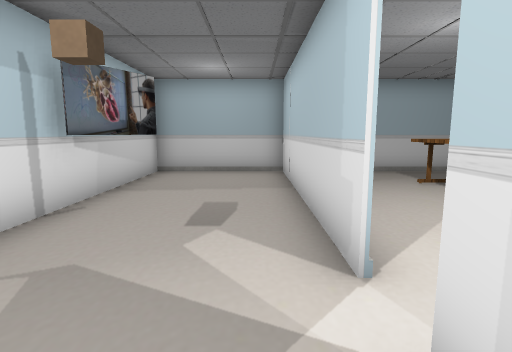
View 1 (above)

12 first-person views from a walk through a Unity game level. The camera is 1.3 m above the floor, tilts 8° down and sees 80° across. Doors are open. The floor is counted in squares, 1 m on a side. Each view is taken from the middle of a square. On the plan, view 1 faces up. The plan holds only what a view shows up to about 14 squares ahead; the rest is blank. The place goes on beyond the plan. The player is left out. Some surface patterns are stand-ins.

View 2
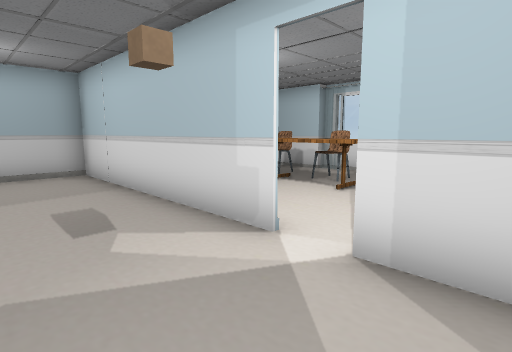

View 3
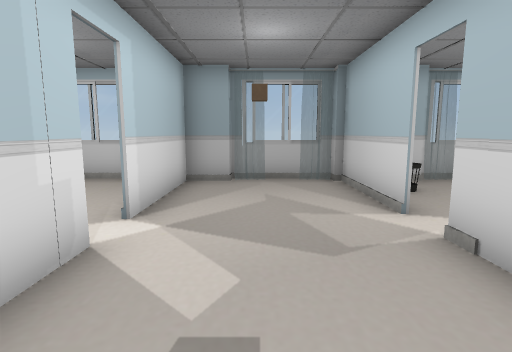

View 4
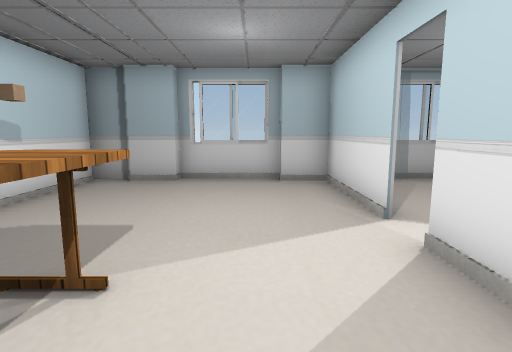

View 5
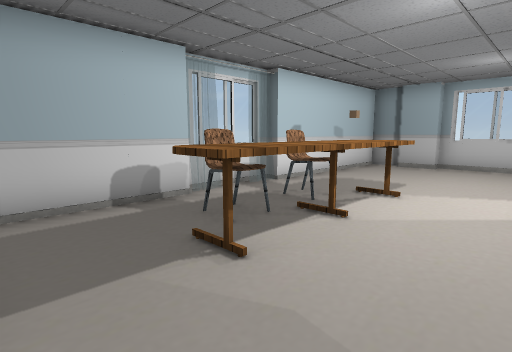

View 6
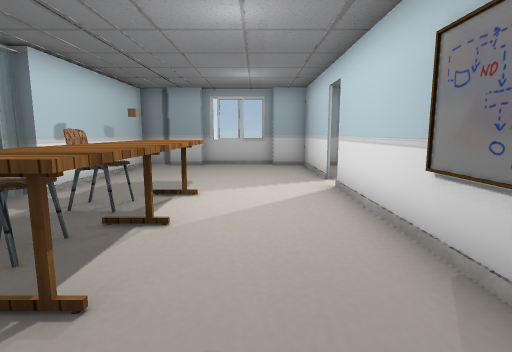

View 7
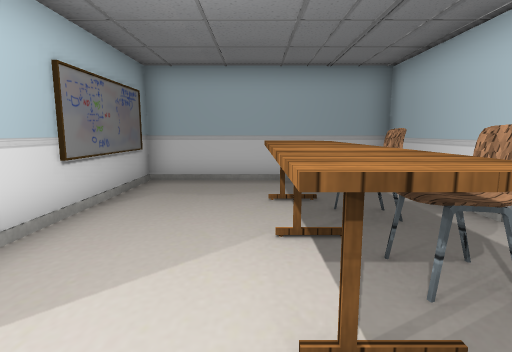

View 8
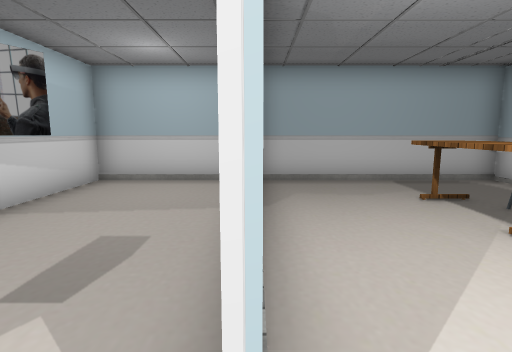

View 9
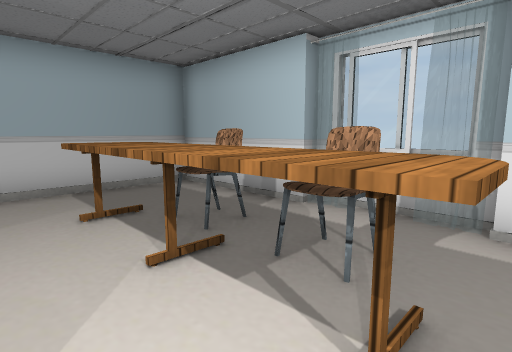

View 10
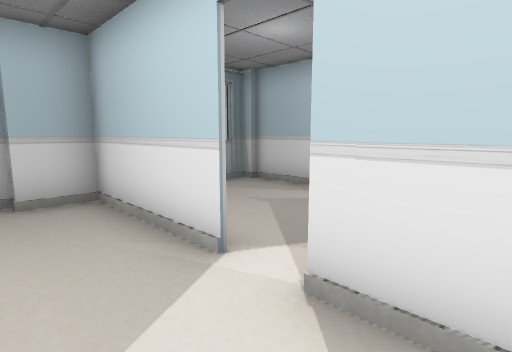

View 11
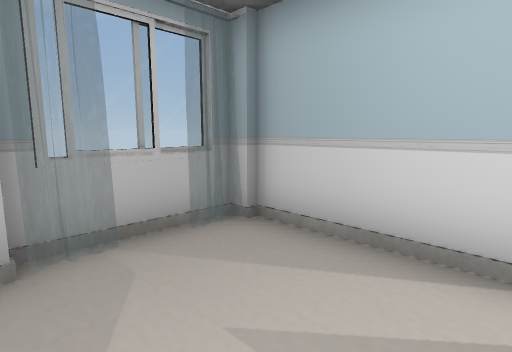

View 12
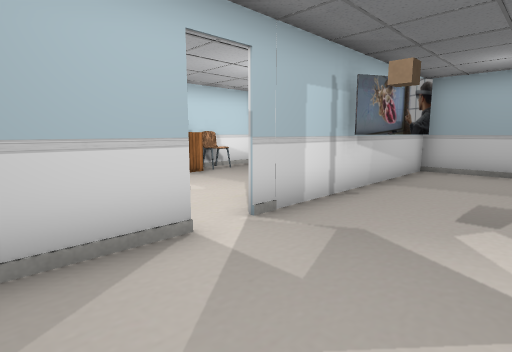

### Floor plan
Points are (right, up) in squares from view 1. A wall is a line through its corners. A room is listed if a view was taken in it or the views show most of it. See-through windows are left out.
Room 1 (views 1, 2, 3, 11, 12)
walls: (0.9, 2.5) (0.9, 7.5); (-2.1, 6.9) (-3.1, 5); (-3.4, 1.2) (-3.4, -2.4); (0.9, 9.4) (0.9, 10.5); (-3.2, -2.2) (-3.2, -2.8) (-0.3, -2.8) (-0.3, -2.4); (0.6, 10.4) (-3.4, 10.4) (-3.4, 2.2); (0.9, -2.4) (0.9, 1.5)
ways out: opening at (1, 2) to room 2
Room 2 (views 4, 5, 6, 7, 8, 9, 10)
walls: (1, 1.5) (1, -2.4); (7.6, 6.4) (7.6, 10.4) (0.6, 10.4); (1, 7.6) (1, 2.5); (5.2, -2.4) (6.5, -2.4); (2.3, -2.8) (7.6, -2.8) (7.6, 3.5) (8.1, 3.5) (8.1, 6.4); (1, 10.5) (1, 9.4); (-0.3, -2.4) (2.3, -2.4)
ways out: opening at (1, 2) to room 1
objects: table (4, 3) to (5, 8); chair (5, 7) to (6, 7); chair (6, 4) to (6, 5)

Positions as (right, up) in squares from view 1, and headings:
1: (0, 0), facing up
2: (-2, 0), facing up-right
3: (-1, 6), facing down
4: (3, 6), facing down
5: (2, 10), facing down-right
6: (3, 10), facing down
7: (4, 2), facing up
8: (1, 2), facing up
9: (3, 3), facing up-right
10: (3, 4), facing down-left
11: (0, 1), facing down-left
12: (0, -1), facing up-left
